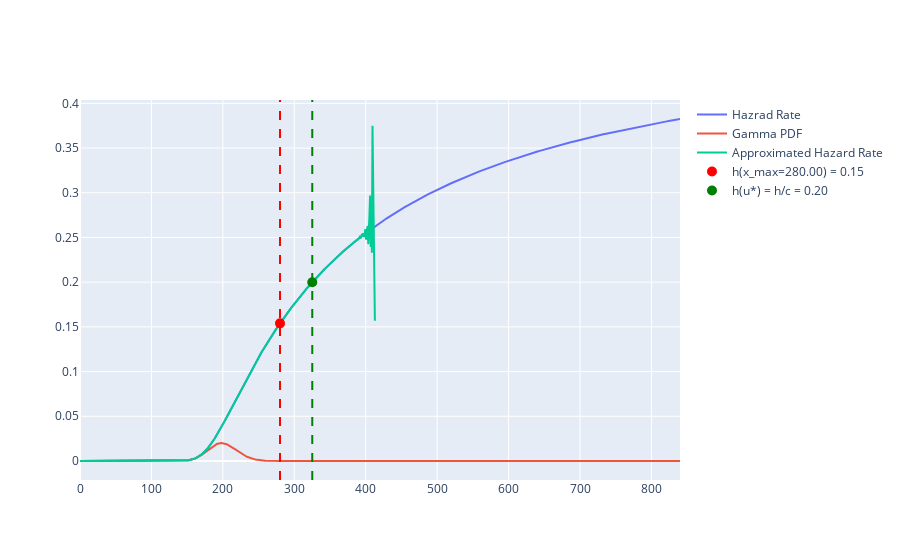

The notebook cell saved with this chart:
### Markdown cell above
## Anaylise Hazard Function

### Code cell
alpha = 100
beta = 2
h = 5
c = 25
from scipy.stats import gamma
import plotly.graph_objects as go

u_star = methods.get_u_star_binary_fast(1, alpha, beta, h, c)

h_precise = lambda x: me.gamma_hazard_rate(alpha, beta).subs('x', x).evalf()
g_pdf = lambda x: gamma.pdf(x, alpha, scale=beta)
g_cdf = lambda x: gamma.cdf(x, alpha, scale=beta)
h_approx = lambda x: g_pdf(x) / (1 - g_cdf(x))
x_max = alpha*beta + 4 * math.sqrt(alpha) * beta


x = np.linspace(0, x_max * 3, 1000)
y_hazard = [float(h_precise(i)) for i in x]
y_hazard_approx = [h_approx(i) for i in x]
y_gamma = [g_pdf(i) for i in x]
fig = go.Figure()
fig.add_trace(go.Scatter(x=x, y=y_hazard, name='Hazrad Rate'))
fig.add_trace(go.Scatter(x=x, y=y_gamma, name='Gamma PDF'))
fig.add_trace(go.Scatter(x=x, y=y_hazard_approx, name='Approximated Hazard Rate'))
fig.add_trace(go.Scatter(x=[x_max], y=[float(h_precise(x_max))], mode='markers', marker=dict(size=10, color='red'), name=f'h(x_max={x_max:.2f}) = {float(h_precise(x_max)):.2f}'))
fig.add_vline(x=x_max, line_dash='dash', line_color='red', name=f'Mean + 4*STD={x_max:.2f}')
fig.add_trace(go.Scatter(x=[u_star], y=[float(h_precise(u_star))], mode='markers', marker=dict(size=10, color='green'), name=f'h(u*) = h/c = {float(h_precise(u_star)):.2f}'))
fig.add_vline(x=u_star, line_dash='dash', line_color='green', name=f'u*= {u_star:.2f}')
fig.show()

### Figure 1 — Plotly figure (JSON) as saved in the notebook; plotly's stock layout.template omitted (floating-point values rounded to 4 significant figures; data arrays with more than 128 entries replaced by an {"elided": "..."} marker saying what was removed)
{"data": [{"name": "Hazrad Rate", "type": "scatter", "x": {"elided": "1000 float values"}, "y": {"elided": "1000 float values"}}, {"name": "Gamma PDF", "type": "scatter", "x": {"elided": "1000 float values"}, "y": {"elided": "1000 float values"}}, {"name": "Approximated Hazard Rate", "type": "scatter", "x": {"elided": "1000 float values"}, "y": {"elided": "1000 float values"}}, {"marker": {"color": "red", "size": 10}, "mode": "markers", "name": "h(x_max=280.00) = 0.15", "type": "scatter", "x": [280], "y": [0.154]}, {"marker": {"color": "green", "size": 10}, "mode": "markers", "name": "h(u*) = h/c = 0.20", "type": "scatter", "x": [325.2], "y": [0.2]}], "layout": {"shapes": [{"line": {"color": "red", "dash": "dash"}, "name": "Mean + 4*STD=280.00", "type": "line", "x0": 280, "x1": 280, "xref": "x", "y0": 0, "y1": 1, "yref": "y domain"}, {"line": {"color": "green", "dash": "dash"}, "name": "u*= 325.17", "type": "line", "x0": 325.2, "x1": 325.2, "xref": "x", "y0": 0, "y1": 1, "yref": "y domain"}]}}
